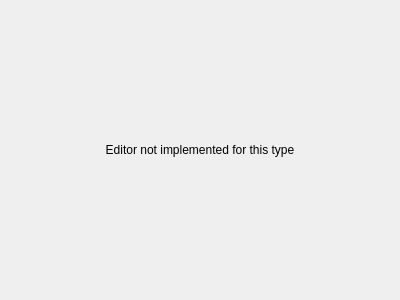
<?xml version="1.0" encoding="UTF-8"?>
<ui version="4.0">
 <class>ValEditorNotImplementedWidget</class>
 <widget class="QWidget" name="ValEditorNotImplementedWidget">
  <property name="geometry">
   <rect>
    <x>0</x>
    <y>0</y>
    <width>400</width>
    <height>300</height>
   </rect>
  </property>
  <property name="windowTitle">
   <string>Editor Not Implemented</string>
  </property>
  <layout class="QHBoxLayout" name="horizontalLayout">
   <item>
    <widget class="QLabel" name="notImplementedMessageLabel">
     <property name="text">
      <string>Editor not implemented for this type</string>
     </property>
     <property name="alignment">
      <set>Qt::AlignCenter</set>
     </property>
    </widget>
   </item>
  </layout>
 </widget>
 <resources/>
 <connections/>
</ui>
